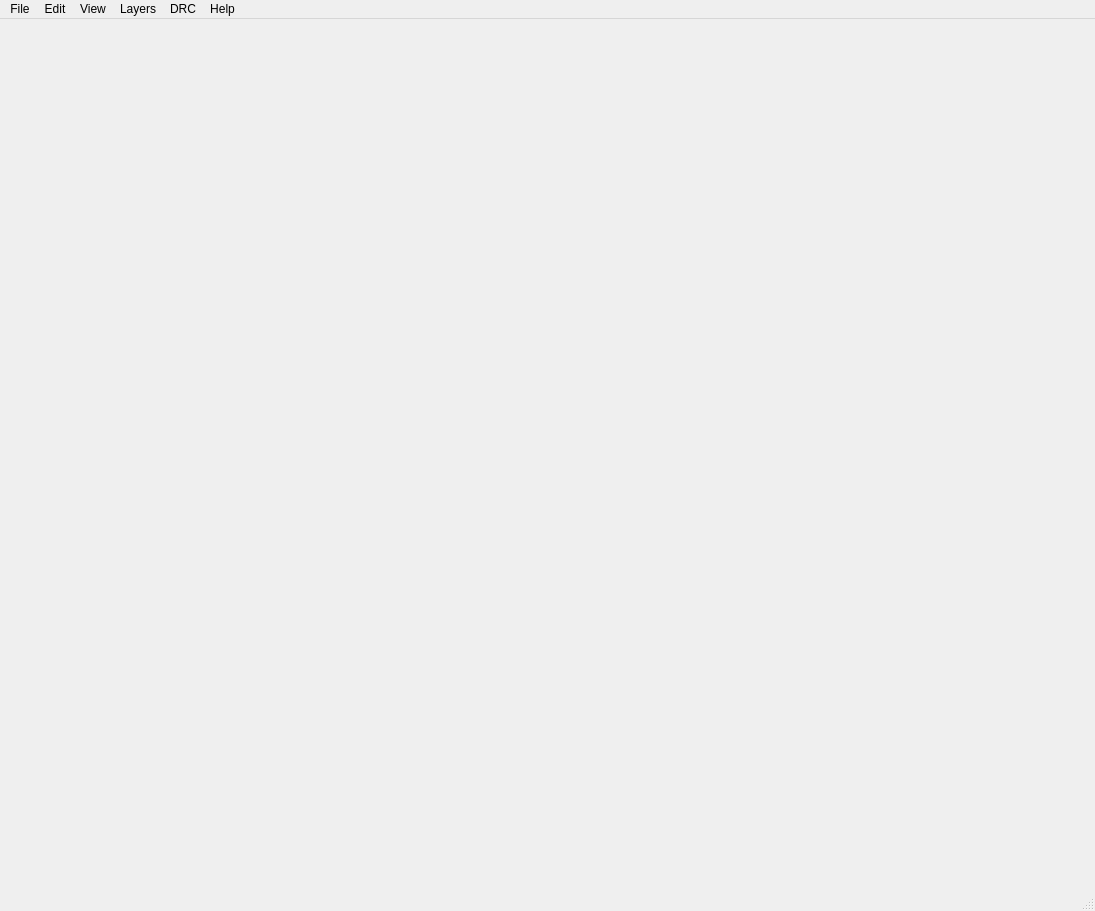
<?xml version="1.0" encoding="UTF-8"?>
<ui version="4.0">
 <class>MaskRomTool</class>
 <widget class="QMainWindow" name="MaskRomTool">
  <property name="geometry">
   <rect>
    <x>0</x>
    <y>0</y>
    <width>1095</width>
    <height>911</height>
   </rect>
  </property>
  <property name="minimumSize">
   <size>
    <width>640</width>
    <height>480</height>
   </size>
  </property>
  <property name="windowTitle">
   <string>Mask ROM Tool</string>
  </property>
  <widget class="QWidget" name="centralwidget">
   <layout class="QVBoxLayout" name="verticalLayout">
    <item>
     <widget class="RomView" name="graphicsView" native="true">
      <property name="minimumSize">
       <size>
        <width>640</width>
        <height>480</height>
       </size>
      </property>
      <property name="layoutDirection">
       <enum>Qt::LayoutDirection::LeftToRight</enum>
      </property>
     </widget>
    </item>
   </layout>
  </widget>
  <widget class="QStatusBar" name="statusbar"/>
  <widget class="QMenuBar" name="menubar">
   <property name="geometry">
    <rect>
     <x>0</x>
     <y>0</y>
     <width>1095</width>
     <height>20</height>
    </rect>
   </property>
   <widget class="QMenu" name="menuFile">
    <property name="title">
     <string>File</string>
    </property>
    <widget class="QMenu" name="menuExport">
     <property name="title">
      <string>Export</string>
     </property>
     <addaction name="exportASCII"/>
     <addaction name="exportAsciiDamage"/>
     <addaction name="exportCSV"/>
     <addaction name="exportJSONBits"/>
     <addaction name="exportPython"/>
     <addaction name="exportPhotograph"/>
     <addaction name="exportHistogram"/>
     <addaction name="separator"/>
     <addaction name="exportROMBytes"/>
     <addaction name="exportDamageBytes"/>
     <addaction name="exportSolverSetBytes"/>
    </widget>
    <widget class="QMenu" name="menuImport">
     <property name="title">
      <string>Import</string>
     </property>
     <addaction name="importDiff"/>
    </widget>
    <widget class="QMenu" name="menuOpen_Recent">
     <property name="title">
      <string>Open Recent</string>
     </property>
    </widget>
    <addaction name="openButton"/>
    <addaction name="saveButton"/>
    <addaction name="menuImport"/>
    <addaction name="menuExport"/>
    <addaction name="actionPrint"/>
    <addaction name="menuOpen_Recent"/>
   </widget>
   <widget class="QMenu" name="menuView">
    <property name="title">
     <string>View</string>
    </property>
    <addaction name="separator"/>
    <addaction name="actionSolver"/>
    <addaction name="stringsButton"/>
    <addaction name="actionViolationsDialog"/>
    <addaction name="separator"/>
    <addaction name="asciiButton"/>
    <addaction name="actionAsciiDamage"/>
    <addaction name="actionDisassembly"/>
    <addaction name="actionHexView"/>
    <addaction name="actionHighlightHexSelection"/>
    <addaction name="actionHexDamage"/>
    <addaction name="separator"/>
    <addaction name="actionOpenGL"/>
    <addaction name="actionSecond"/>
    <addaction name="separator"/>
    <addaction name="actionTemplateView"/>
    <addaction name="actionBitPreview"/>
    <addaction name="actionNccOverlay"/>
   </widget>
   <widget class="QMenu" name="menuHelp">
    <property name="title">
     <string>Help</string>
    </property>
    <addaction name="aboutButton"/>
   </widget>
   <widget class="QMenu" name="menuLayers">
    <property name="title">
     <string>Layers</string>
    </property>
    <addaction name="actionPhotograph"/>
    <addaction name="actionRowsColumns"/>
    <addaction name="actionBits"/>
    <addaction name="actionCrosshair"/>
    <addaction name="actionViolations"/>
   </widget>
   <widget class="QMenu" name="menuEdit">
    <property name="title">
     <string>Edit</string>
    </property>
    <widget class="QMenu" name="menuColor">
     <property name="title">
      <string>Choose Color</string>
     </property>
     <addaction name="linecolorButton"/>
     <addaction name="selectioncolorButton"/>
     <addaction name="crosshaircolorButton"/>
    </widget>
    <addaction name="actionUndo"/>
    <addaction name="actionRedo"/>
    <addaction name="separator"/>
    <addaction name="thresholdButton"/>
    <addaction name="alignconstrainButton"/>
    <addaction name="decoderButton"/>
    <addaction name="menuColor"/>
    <addaction name="separator"/>
    <addaction name="actionClearForcedBits"/>
   </widget>
   <widget class="QMenu" name="menuDRC">
    <property name="title">
     <string>DRC</string>
    </property>
    <addaction name="actionRunDRC"/>
    <addaction name="actionRunAllDRC"/>
    <addaction name="actionClearViolations"/>
    <addaction name="actionSelectNextViolation"/>
    <addaction name="separator"/>
    <addaction name="drcCount"/>
    <addaction name="drcAmbiguous"/>
    <addaction name="drcDuplicates"/>
    <addaction name="drcSanity"/>
    <addaction name="drcTemplate"/>
    <addaction name="separator"/>
    <addaction name="actionBuildTemplates"/>
   </widget>
   <addaction name="menuFile"/>
   <addaction name="menuEdit"/>
   <addaction name="menuView"/>
   <addaction name="menuLayers"/>
   <addaction name="menuDRC"/>
   <addaction name="menuHelp"/>
  </widget>
  <action name="openButton">
   <property name="icon">
    <iconset theme="document-open"/>
   </property>
   <property name="text">
    <string>Open ROM</string>
   </property>
  </action>
  <action name="saveButton">
   <property name="icon">
    <iconset theme="document-save"/>
   </property>
   <property name="text">
    <string>Save</string>
   </property>
  </action>
  <action name="columnButton">
   <property name="text">
    <string>Column</string>
   </property>
  </action>
  <action name="actionRow">
   <property name="text">
    <string>Row</string>
   </property>
  </action>
  <action name="actionBit_Column_Separator">
   <property name="text">
    <string>Bit Column Separator</string>
   </property>
  </action>
  <action name="actionDRC_Errors">
   <property name="checkable">
    <bool>true</bool>
   </property>
   <property name="text">
    <string>DRC Errors</string>
   </property>
  </action>
  <action name="actionDRC_Warnings">
   <property name="checkable">
    <bool>true</bool>
   </property>
   <property name="text">
    <string>DRC Warnings</string>
   </property>
  </action>
  <action name="exportASCII">
   <property name="text">
    <string>ASCII</string>
   </property>
  </action>
  <action name="actionSQLite_Database">
   <property name="text">
    <string>SQLite Database</string>
   </property>
  </action>
  <action name="aboutButton">
   <property name="icon">
    <iconset theme="help-about"/>
   </property>
   <property name="text">
    <string>About MaskRomTool</string>
   </property>
  </action>
  <action name="actionPrint">
   <property name="icon">
    <iconset theme="printer"/>
   </property>
   <property name="text">
    <string>Print</string>
   </property>
  </action>
  <action name="thresholdButton">
   <property name="text">
    <string>Bit Threshold</string>
   </property>
  </action>
  <action name="exportJSONBits">
   <property name="text">
    <string>JSON Bit Positions</string>
   </property>
  </action>
  <action name="asciiButton">
   <property name="text">
    <string>Bits</string>
   </property>
  </action>
  <action name="actionPhoto">
   <property name="text">
    <string>Photo</string>
   </property>
  </action>
  <action name="actionRows_and_Columns">
   <property name="text">
    <string>Rows and Columns</string>
   </property>
  </action>
  <action name="actionPhotograph">
   <property name="checkable">
    <bool>true</bool>
   </property>
   <property name="checked">
    <bool>true</bool>
   </property>
   <property name="text">
    <string>Photograph</string>
   </property>
  </action>
  <action name="actionRowsColumns">
   <property name="checkable">
    <bool>true</bool>
   </property>
   <property name="checked">
    <bool>true</bool>
   </property>
   <property name="text">
    <string>Rows and Columns</string>
   </property>
  </action>
  <action name="actionBits">
   <property name="checkable">
    <bool>true</bool>
   </property>
   <property name="checked">
    <bool>true</bool>
   </property>
   <property name="text">
    <string>Bits</string>
   </property>
  </action>
  <action name="actionCrosshair">
   <property name="checkable">
    <bool>true</bool>
   </property>
   <property name="checked">
    <bool>true</bool>
   </property>
   <property name="text">
    <string>Crosshair</string>
   </property>
  </action>
  <action name="actionRunDRC">
   <property name="icon">
    <iconset theme="scanner"/>
   </property>
   <property name="text">
    <string>Evaluate Rules (v)</string>
   </property>
  </action>
  <action name="drcCount">
   <property name="checkable">
    <bool>true</bool>
   </property>
   <property name="checked">
    <bool>true</bool>
   </property>
   <property name="text">
    <string>Count</string>
   </property>
  </action>
  <action name="drcDuplicates">
   <property name="checkable">
    <bool>true</bool>
   </property>
   <property name="text">
    <string>Duplicate Bits</string>
   </property>
  </action>
  <action name="actionViolations">
   <property name="checkable">
    <bool>true</bool>
   </property>
   <property name="checked">
    <bool>true</bool>
   </property>
   <property name="text">
    <string>DRC Violations</string>
   </property>
  </action>
  <action name="actionRunAllDRC">
   <property name="enabled">
    <bool>true</bool>
   </property>
   <property name="text">
    <string>Evaluate All Rules</string>
   </property>
   <property name="visible">
    <bool>true</bool>
   </property>
  </action>
  <action name="drcSanity">
   <property name="checkable">
    <bool>true</bool>
   </property>
   <property name="checked">
    <bool>true</bool>
   </property>
   <property name="text">
    <string>Sanity Check</string>
   </property>
  </action>
  <action name="exportPython">
   <property name="text">
    <string>Python</string>
   </property>
  </action>
  <action name="drcAmbiguous">
   <property name="checkable">
    <bool>true</bool>
   </property>
   <property name="checked">
    <bool>true</bool>
   </property>
   <property name="text">
    <string>Ambiguous Bits</string>
   </property>
  </action>
  <action name="actionViolationsDialog">
   <property name="text">
    <string>DRC Violations</string>
   </property>
  </action>
  <action name="exportPhotograph">
   <property name="text">
    <string>Photograph</string>
   </property>
  </action>
  <action name="actionOpenGL">
   <property name="checkable">
    <bool>true</bool>
   </property>
   <property name="text">
    <string>Enable OpenGL</string>
   </property>
  </action>
  <action name="exportCSV">
   <property name="text">
    <string>CSV</string>
   </property>
  </action>
  <action name="importDiff">
   <property name="text">
    <string>ASCII Diff</string>
   </property>
  </action>
  <action name="alignconstrainButton">
   <property name="text">
    <string>Alignment Constraints</string>
   </property>
  </action>
  <action name="actionClearViolations">
   <property name="text">
    <string>Clear Violations (V)</string>
   </property>
  </action>
  <action name="actionEvaluate_All_Rules">
   <property name="text">
    <string>Evaluate All Rules (V)</string>
   </property>
  </action>
  <action name="actionSecond">
   <property name="text">
    <string>Second View</string>
   </property>
  </action>
  <action name="linecolorButton">
   <property name="text">
    <string>Line Color</string>
   </property>
  </action>
  <action name="selectioncolorButton">
   <property name="text">
    <string>Selection Color</string>
   </property>
  </action>
  <action name="decoderButton">
   <property name="icon">
    <iconset theme="utilities-system-monitor"/>
   </property>
   <property name="text">
    <string>Decoding</string>
   </property>
  </action>
  <action name="exportROMBytes">
   <property name="text">
    <string>ROM Bytes</string>
   </property>
  </action>
  <action name="actionHexView">
   <property name="text">
    <string>Hex</string>
   </property>
  </action>
  <action name="actionHighlightHexSelection">
   <property name="text">
    <string>Highlight Hex Selection</string>
   </property>
   <property name="visible">
    <bool>false</bool>
   </property>
  </action>
  <action name="actionClearForcedBits">
   <property name="icon">
    <iconset theme="edit-clear"/>
   </property>
   <property name="text">
    <string>Clear Forced Bits</string>
   </property>
  </action>
  <action name="actionSelectNextViolation">
   <property name="icon">
    <iconset theme="dialog-error"/>
   </property>
   <property name="text">
    <string>Select Next Violation (e)</string>
   </property>
  </action>
  <action name="actionUndo">
   <property name="icon">
    <iconset theme="edit-undo"/>
   </property>
   <property name="text">
    <string>Undo</string>
   </property>
  </action>
  <action name="actionRedo">
   <property name="icon">
    <iconset theme="edit-redo"/>
   </property>
   <property name="text">
    <string>Redo</string>
   </property>
  </action>
  <action name="stringsButton">
   <property name="text">
    <string>Strings</string>
   </property>
  </action>
  <action name="exportHistogram">
   <property name="text">
    <string>Histogram of Colors</string>
   </property>
  </action>
  <action name="actionSolver">
   <property name="text">
    <string>Solver</string>
   </property>
  </action>
  <action name="actionDisassembly">
   <property name="text">
    <string>Disassembly</string>
   </property>
  </action>
  <action name="crosshaircolorButton">
   <property name="text">
    <string>Crosshair Color</string>
   </property>
  </action>
  <action name="exportSolverSetBytes">
   <property name="text">
    <string>Solver Set Bytes</string>
   </property>
  </action>
  <action name="actionHexDamage">
   <property name="text">
    <string>Hex Damage</string>
   </property>
  </action>
  <action name="actionAsciiDamage">
   <property name="text">
    <string>Bits of Damage</string>
   </property>
  </action>
  <action name="exportAsciiDamage">
   <property name="text">
    <string>ASCII Damage</string>
   </property>
  </action>
  <action name="exportDamageBytes">
   <property name="text">
    <string>Damage Bytes</string>
   </property>
  </action>
  <action name="drcTemplate">
   <property name="checkable">
    <bool>true</bool>
   </property>
   <property name="checked">
    <bool>true</bool>
   </property>
   <property name="text">
    <string>Template Mismatch</string>
   </property>
  </action>
  <action name="actionBuildTemplates">
   <property name="text">
    <string>Build Templates from Fixed Bits</string>
   </property>
  </action>
  <action name="actionTemplateView">
   <property name="text">
    <string>Template Images</string>
   </property>
  </action>
  <action name="actionBitPreview">
   <property name="text">
    <string>Bit Preview</string>
   </property>
  </action>
  <action name="actionNccOverlay">
   <property name="checkable">
    <bool>true</bool>
   </property>
   <property name="text">
    <string>NCC Quality Overlay</string>
   </property>
  </action>
 </widget>
 <customwidgets>
  <customwidget>
   <class>RomView</class>
   <extends>QWidget</extends>
   <header>romview.h</header>
  </customwidget>
 </customwidgets>
 <resources/>
 <connections/>
</ui>
